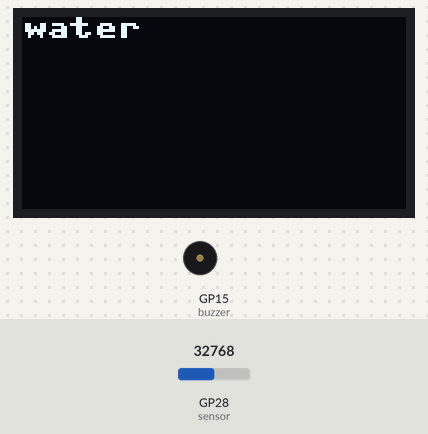
Simulated run of this program. Board: Raspberry Pi Pico running MicroPython. On the bench: 128×64 one-colour display, buzzer (waves = sounding). Inputs (shaded band) come from the test bench; at power-on: GP28 (sensor) = 32768 (analog values on the 0–65535 scale).

Above: at 0.68 s.
1.3 s: GP28 (sensor) set to 1088
2.8 s: GP28 (sensor) set to 912
At 3.9 s:
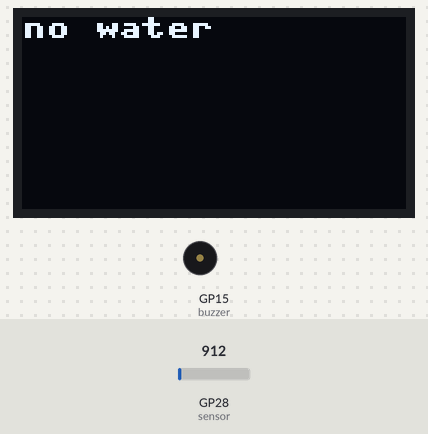
4.8 s: GP28 (sensor) set to 7864
At 5.2 s:
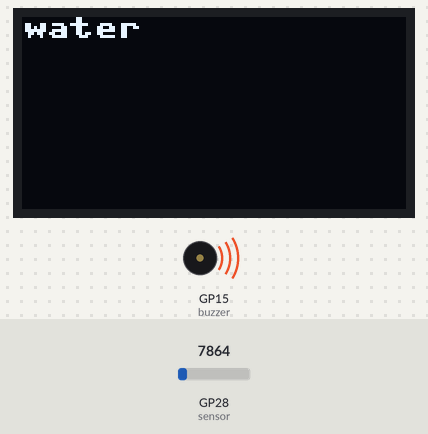
8.1 s: GP28 (sensor) set to 345
At 9.6 s:
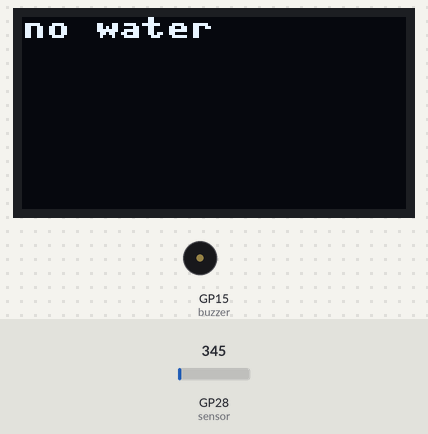
Timing chart, 0 to 10.6 s (numbered marks = the images above; inputs shaded):
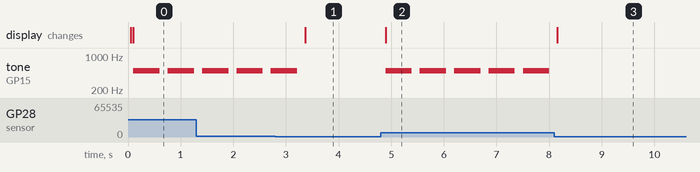

The program:

water_sensor.py
```python
from machine import Pin, I2C, ADC, PWM
from ssd1306 import SSD1306_I2C
import framebuf,sys,time
import utime


sensor = machine.ADC(28)
threshold = 1000 #This value needs to be modified with the environment.

pix_res_x  = 128 # SSD1306 horizontal resolution
pix_res_y = 64   # SSD1306 vertical resolution
i2c_dev = I2C(1,scl=Pin(27),sda=Pin(26),freq=200000)  # start I2C on I2C1 (GPIO 26/27)
i2c_addr = [hex(ii) for ii in i2c_dev.scan()] # get I2C address in hex format
oled = SSD1306_I2C(pix_res_x, pix_res_y, i2c_dev) # oled controller

adc_2 = machine.ADC(2) # ADC channel 2 for input

buzzer = PWM(Pin(15))
buzzer.freq(500)
while True:
    value=sensor.read_u16()
    if value > threshold :
        oled.fill(0) # clear the display
        oled.text("water",0 ,0)
        oled.show() # show the new text and image

    else:
        oled.fill(0) # clear the display
        oled.text("no water",0 ,0)
        oled.show()
        buzzer.duty_u16(0)
    if value > threshold:
        buzzer.duty_u16(1000)
        utime.sleep(.5)
        buzzer.duty_u16(0)
        utime.sleep(.1)
    utime.sleep_ms(5)
```

Measured:
- the behaviour switches between 1008 and 992 on GP28 (sensor) (found by bisection; images 0 and 1)
- after the input at 2.8 s, tone on GP15 (buzzer): goes on until 3.2 s, then stays silent; the display: changes after 0.57 s (image 1)
- after the input at 4.8 s, tone on GP15 (buzzer): alternates 500 Hz for 0.50 s and silent for 0.15 s, starting after 0.09 s; the display: changes after 0.09 s (image 2)
- after the input at 8.1 s, tone on GP15 (buzzer): stops changing and stays silent; the display: changes after 0.06 s (image 3)
- by itself, tone on GP15 (buzzer): alternates 500 Hz for 0.50 s and silent for 0.15 s
